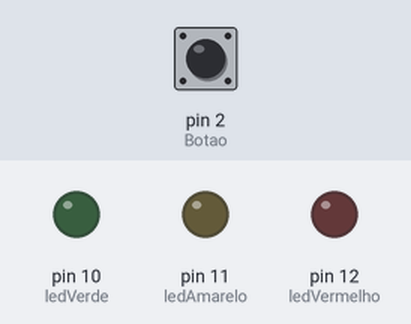
The sketch below on a simulated Arduino Uno, built with avr-gcc and run on an emulated ATmega328P. Parts: output pins drawn as LEDs (lit = HIGH). The inputs (shaded band) are chosen by the test bench; at power-on: pin 2 (Botao) LOW.

Above: at 1.2 s.
1.3 s: pin 2 (Botao) pulled HIGH for 0.15 s
At 1.4 s:
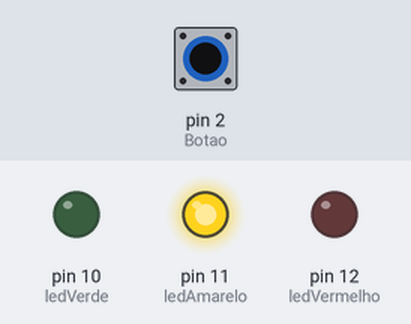
3.4 s: pin 2 (Botao) pulled HIGH for 3.2 s
At 3.7 s:
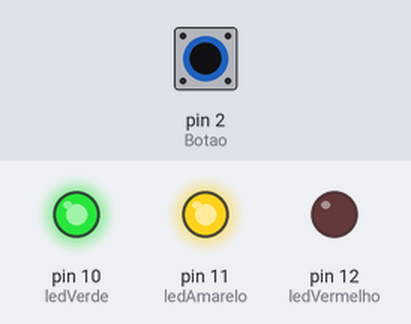
At 5.2 s:
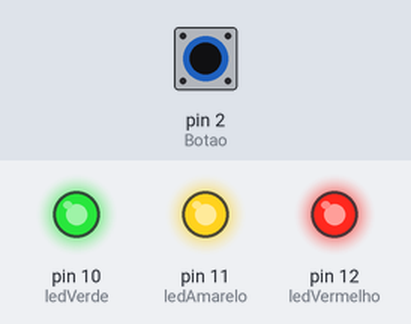
Timing chart, 0 to 8.5 s (numbered marks = the images above; inputs shaded):
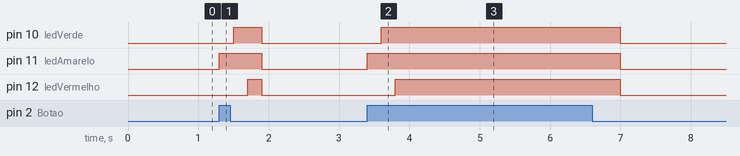

The sketch:

sketch_oct20c.ino
```cpp
const int ledVerde = 10;
const int ledAmarelo = 11;
const int ledVermelho = 12;
const int Botao = 2;

int estadoBotao = 0;

void setup() {
  //
  pinMode(ledVerde,OUTPUT);
  pinMode(ledAmarelo, OUTPUT);
  pinMode(ledVermelho, OUTPUT);
  pinMode(Botao, INPUT);
}

void loop() {
  // put your main code here, to run repeatedly:
 estadoBotao = digitalRead(Botao);

  if (estadoBotao == HIGH) {
    //Acendendo os leds caso o botão esteja pressionado, com
    //um intervalo de tempo (delay) entre os acendimentos para
    //criar um pequeno efeito.
    digitalWrite(ledAmarelo,HIGH);
    delay(200);
    digitalWrite(ledVerde,HIGH);
    delay(200);
    digitalWrite(ledVermelho,HIGH);
    delay(200);
    //digitalWrite(ledAzul,HIGH);
  //  delay(200);
  } else {
    //Apagando os leds caso o botão não esteja pressionado.
    digitalWrite(ledAmarelo,LOW);
    digitalWrite(ledVerde,LOW);
    digitalWrite(ledVermelho,LOW);
//    digitalWrite(ledAzul,LOW);
  }

}
```

Measured:
- after the input at 1.3 s, pin 10 (ledVerde): LOW → HIGH after 0.20 s, → LOW 0.40 s later; pin 11 (ledAmarelo): LOW → HIGH at once, → LOW 0.60 s later; pin 12 (ledVermelho): LOW → HIGH after 0.40 s, → LOW 0.20 s later
- after the input at 3.4 s, pin 10 (ledVerde): LOW → HIGH after 0.20 s, → LOW 3.4 s later; pin 11 (ledAmarelo): LOW → HIGH at once, → LOW 3.6 s later; pin 12 (ledVermelho): LOW → HIGH after 0.40 s, → LOW 3.2 s later
